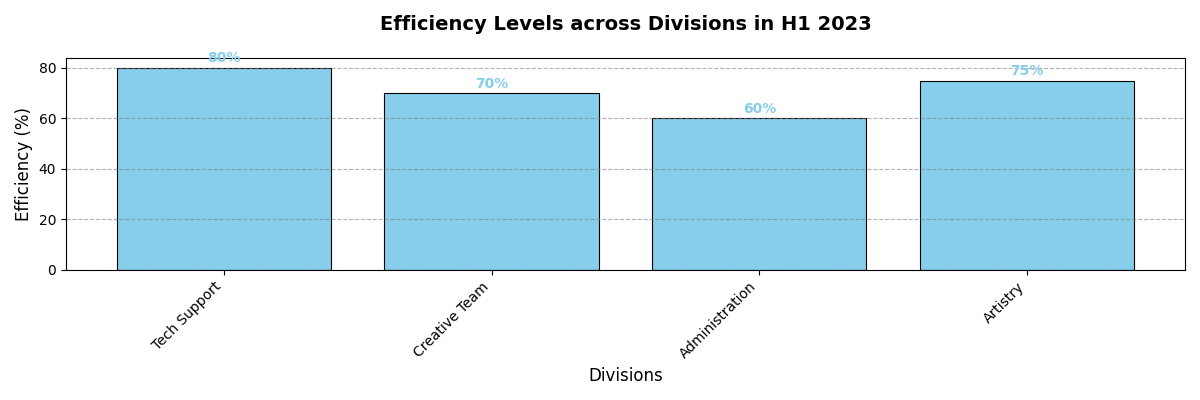

Here is the Python script that generated this plot:
import matplotlib.pyplot as plt
import numpy as np

# Data for the bar chart after removing 'Negotiations'
departments = ['Tech Support', 'Creative Team', 'Administration', 'Artistry']
work_hours = [45, 40, 35, 42]
stress_levels = [75, 50, 40, 55]
productivity = np.array([80, 70, 60, 75])

# Plotting the charts
fig, ax1 = plt.subplots(figsize=(12, 8))
bars = ax1.bar(departments, work_hours, color='coral', edgecolor='black', linewidth=0.8)

for bar in bars:
    yval = bar.get_height()
    ax1.text(bar.get_x() + bar.get_width()/2, yval + 1, f"{yval} hrs", ha='center', va='bottom', color='black', fontsize=10, fontweight='bold')

ax2 = ax1.twinx()
ax2.plot(departments, stress_levels, color='green', marker='o', linestyle='-', linewidth=2.5, label='Stress Experience (%)')

for i, level in enumerate(stress_levels):
    ax2.text(i, level + 2, f"{level}%", ha='center', va='bottom', color='green', fontsize=10)

ax1.set_title('Workload and Pressure in Various Office Divisions H1 2023', fontsize=14, fontweight='bold', pad=20)
ax1.set_ylabel('Weekly Mean Workload (hrs)', fontsize=12)
ax1.set_xlabel('Divisions', fontsize=12)
ax2.set_ylabel('Pressure Metrics (%)', fontsize=12, color='green')

ax1.set_xticks(np.arange(len(departments)))
ax1.set_xticklabels(departments, rotation=45, ha='right', fontsize=10)
ax1.yaxis.grid(True, linestyle='--', which='major', color='grey', alpha=0.6)

fig, ax3 = plt.subplots(figsize=(12, 4))
ax3.bar(departments, productivity, color='skyblue', edgecolor='black', linewidth=0.8)

for i, value in enumerate(productivity):
    ax3.text(i, value + 1, f"{value}%", ha='center', va='bottom', color='skyblue', fontsize=10, fontweight='bold')

ax3.set_title('Efficiency Levels across Divisions in H1 2023', fontsize=14, fontweight='bold', pad=20)
ax3.set_ylabel('Efficiency (%)', fontsize=12)
ax3.set_xlabel('Divisions', fontsize=12)

ax3.set_xticks(np.arange(len(departments)))
ax3.set_xticklabels(departments, rotation=45, ha='right', fontsize=10)
ax3.yaxis.grid(True, linestyle='--', which='major', color='grey', alpha=0.6)

plt.tight_layout()
plt.show()
